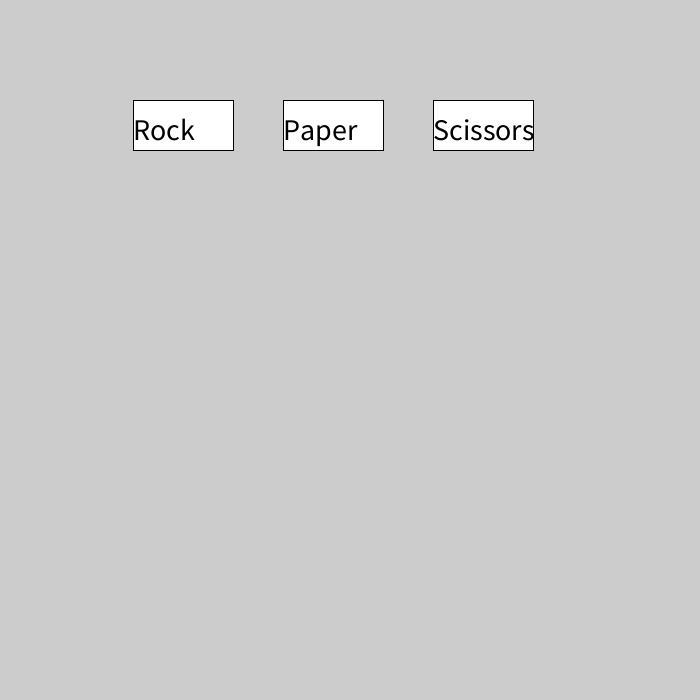
Frame 1 (no input)
Frame 60 (the mouse pressed at the canvas centre just before this capture): identical to frame 1, image omitted
Frame 120 (the mouse held since frame 60 and released just before this capture): identical to frame 1, image omitted

The Processing sketch that drew this single still picture (run headless with seeded random() and noise(); from frame 60 on, the mouse is pressed at the canvas centre):

// Processing sketch: rock_paper_scissors_demo
// ── rock_paper_scissors_demo.pde
String userChoice;
void setup() {
  size(700, 700);
  textSize(30);
}
void draw() {
  // buttons
  translate(-100, 0);
  fill(255);
  if (userChoice == "Rock") {
    fill(255, 0, 0);
  }
  rect(width / 3, 100, 100, 50); // rock
  fill(255);
  if (userChoice == "Paper") {
    fill(255, 0, 0);
  }
  rect(width / 3 + 150, 100, 100, 50); // paper
  fill(255);
  rect(width / 3 + 300, 100, 100, 50); // scissors
  fill(0);
  text("Rock", width / 3, 140);
  text("Paper", width / 3 + 150, 140);
  text("Scissors", width / 3 + 300, 140);
}

void mousePressed() {
  if (mouseX <= width/3 &&
    mouseX >= width/3 - 100 &&
    mouseY >= 100 && mouseY <= 150) {
    userChoice = "Rock";
  } else if (
    mouseX <= width / 3 + 150 &&
    mouseX >= width / 3 + 50 &&
    mouseY >= 100 && mouseY <= 150
  ) {
    userChoice = "Paper";
  } else {
  } // scissors 
  println(userChoice);
}
